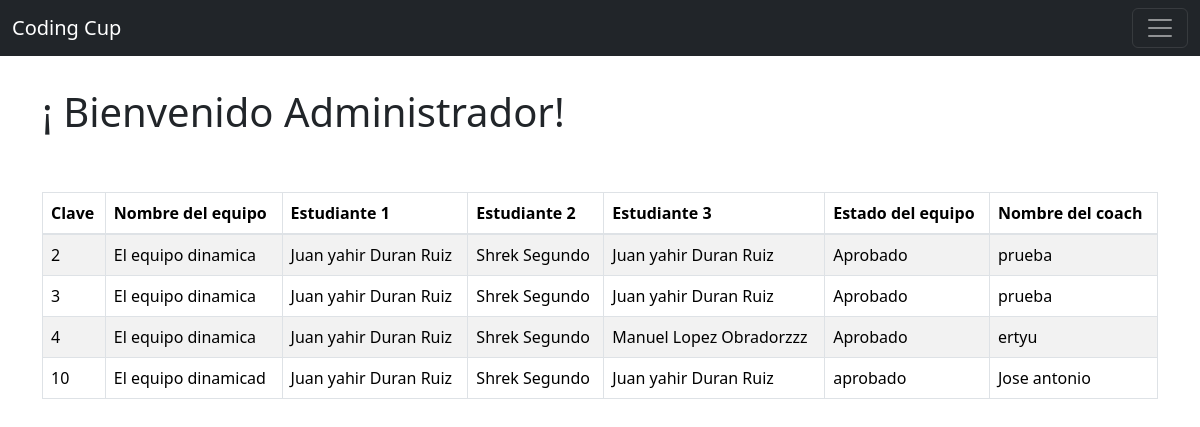
The app's page /imprimirEquipos.php (signed in) with its own data.
### tables this page shows
CREATE TABLE `equipos` (
  `id` int NOT NULL AUTO_INCREMENT,
  `nombreEquipo` varchar(30)  NOT NULL,
  `estudiante1` varchar(40)  NOT NULL,
  `estudiante2` varchar(40)  NOT NULL,
  `estudiante3` varchar(40)  NOT NULL,
  `Aprobado` varchar(40) DEFAULT NULL,
  `NombreDelCoach` varchar(40)  DEFAULT NULL,
  PRIMARY KEY (`id`)
);

### datos/conexion.php (called while the page is built, shortened)
<?php
class Conexion
{
    private static $servidor = 'localhost' ;
    private static $db = 'web' ;
    private static $usuario = 'root';
    private static $password = '';
    private static $puerto = '3306';
    private static $conexion  = null;
    public static function conectar()
    {
        if (self::$conexion==null)
        {
            try
            {
                self::$conexion =  new PDO( "mysql:host=".self::$servidor.";port=".self::$puerto.";dbname=".self::$db, self::$usuario, self::$password);
                self::$conexion->setAttribute(PDO::ATTR_ERRMODE, PDO::ERRMODE_EXCEPTION);
            }
            catch(PDOException $e)
            {
                exit($e->getMessage());
            }
        }
        return self::$conexion;
    }
    public static function desconectar()
    {
        self::$conexion = null;
    }
}
?>

### datos/daoEquipos.php (called while the page is built, shortened)
<?php
require_once ('conexion.php');
class DAOEquipo
{
	private $conexion;
    private function conectar(){
        try{
			$this->conexion = conexion::conectar();
		}
		catch(Exception $e)
		{
			die($e->getMessage());
		}
    }
	public function obtenerTodosAdmin()
	{
		try
		{
			$lista = array();
			$sentenciaSQL = $this->conexion->prepare("SELECT id,nombreEquipo,estudiante1,estudiante2,estudiante3,Aprobado,NombreDelCoach FROM equipos ");
			$sentenciaSQL->execute();
            $resultado = $sentenciaSQL->fetchAll(PDO::FETCH_OBJ);
			foreach($resultado as $fila)
			{
				$obj = new equipos();
                $obj->id = $fila->id;
	            $obj->nombreEquipo = $fila->nombreEquipo;
	            $obj->estudiante1 = $fila->estudiante1;
                $obj->estudiante2 = $fila->estudiante2;
	            $obj->estudiante3 = $fila->estudiante3;
				$obj->Aprobado = $fila->Aprobado;
				$obj->NombreDelCoach = $fila->NombreDelCoach;
                $lista[] = $obj;
			}
			return $lista;
		}
		catch(PDOException $e){
			return null;
		}finally{
            Conexion::desconectar();
        }
	}
}

### imprimirEquipos.php (the view, shortened to what this page needs)
<!DOCTYPE html>
<html lang="en">
<head>
  <link rel="stylesheet" href="css/bootstrap.min.css">
  <link rel="stylesheet" href="dt/Buttons-2.4.2/css/buttons.bootstrap5.min.css">
  <link rel="stylesheet" href="dt/DataTables-1.13.6/css/dataTables.bootstrap5.min.css">
  <link rel="stylesheet" href="https://maxcdn.bootstrapcdn.com/bootstrap/4.5.2/css/bootstrap.min.css">
</head>
<body>
  <?php
  require_once('datos\daoEquipos.php');
  $dao = new DAOEquipo();
  $tipoUsuario = $_SESSION["tipo"];
  ?>
  <nav class="navbar navbar-dark bg-dark fixed-top">
    <div class="container-fluid">
      <a class="navbar-brand" href="PaginaCoach.php">Coding Cup</a>
      <button class="navbar-toggler" type="button" data-bs-toggle="offcanvas" data-bs-target="#offcanvasDarkNavbar" aria-controls="offcanvasDarkNavbar" aria-label="Toggle navigation">
        <span class="navbar-toggler-icon"></span>
      </button>
    </div>
  </nav>
  <br>
  <br>
  <br>
  <div id="contenido" class="container mt-3">
    <div class="d-flex justify-content-between">
      <?php
      if($tipoUsuario == "Auxiliar"){
        echo '<h1>¡ Bienvenido Auxiliar!</h1>';
      }
      else {
        echo '<h1>¡ Bienvenido Administrador!</h1>';
      }
      ?>
    </div>
    <table class="table table-striped table-bordered mt-5">
      <thead>
        <tr>
          <th>Clave</th>
          <th>Nombre del equipo </th>
          <th>Estudiante 1</th>
          <th>Estudiante 2</th>
          <th>Estudiante 3</th>
          <th>Estado del equipo</th>
          <th>Nombre del coach</th>
        </tr>
      </thead>
      <tbody>
        <?php
        if ($tipoUsuario == "Administrador" || $tipoUsuario == "Auxiliar") {
          $listaEquipos = $dao->obtenerTodosAdmin();
          foreach ($listaEquipos as $equipo) {
            echo "<tr>" .
              "<td>" . $equipo->id . "</td>" .
              "<td>" . $equipo->nombreEquipo . "</td>" .
              "<td>" . $equipo->estudiante1 . "</td>" .
              "<td>" . $equipo->estudiante2 . "</td>" .
              "<td>" . $equipo->estudiante3 . "</td>" .
              "<td>" . $equipo->Aprobado . "</td>" .
              "<td>" . $equipo->NombreDelCoach . "</td>"
             ;
          }
        }
        ?>
      </tbody>
    </table>
  </div>
  <link rel="stylesheet" href="css/bootstrap.min.css">
  <link href="https://cdn.jsdelivr.net/npm/bootstrap@5.3.2/dist/css/bootstrap.min.css" rel="stylesheet">
  <link href="https://getbootstrap.com/docs/5.3/assets/css/docs.css" rel="stylesheet">
</body>
</html>

### records on screen
equipos: id "2", nombreEquipo "El equipo dinamica", estudiante1 "Juan yahir Duran Ruiz", estudiante2 "Shrek Segundo", estudiante3 "Juan yahir Duran Ruiz", Aprobado "Aprobado", NombreDelCoach "prueba"
equipos: id "3", nombreEquipo "El equipo dinamica", estudiante1 "Juan yahir Duran Ruiz", estudiante2 "Shrek Segundo", estudiante3 "Juan yahir Duran Ruiz", Aprobado "Aprobado", NombreDelCoach "prueba"
equipos: id "4", nombreEquipo "El equipo dinamica", estudiante1 "Juan yahir Duran Ruiz", estudiante2 "Shrek Segundo", estudiante3 "Manuel Lopez Obradorzzz", Aprobado "Aprobado", NombreDelCoach "ertyu"
equipos: id "10", nombreEquipo "El equipo dinamicad", estudiante1 "Juan yahir Duran Ruiz", estudiante2 "Shrek Segundo", estudiante3 "Juan yahir Duran Ruiz", Aprobado "aprobado", NombreDelCoach "Jose antonio"
